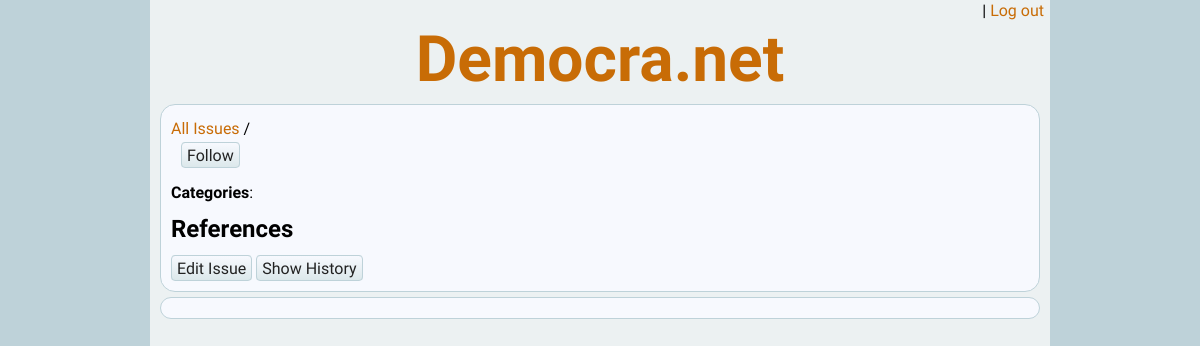
/issue.php?iid=15 (signed in), run on an earlier commit of the app's database.
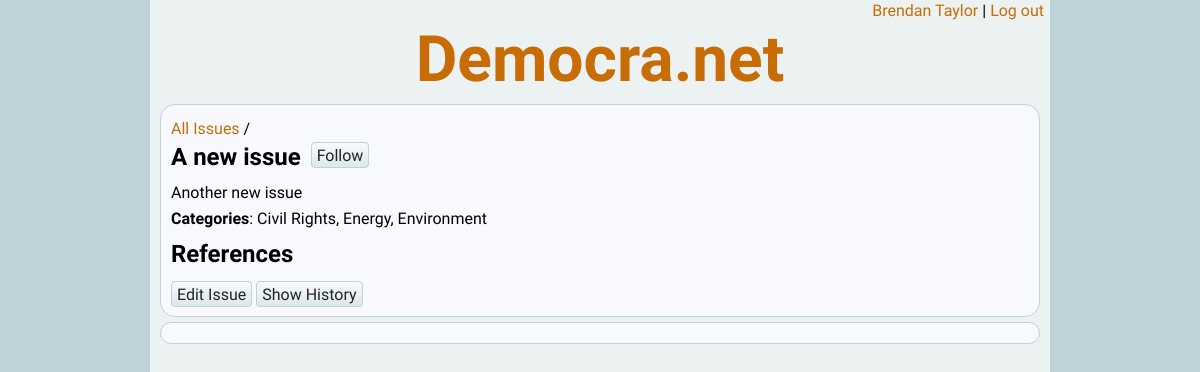
And on a later commit of the database.
### tables this page shows
CREATE TABLE `citizens` (
  `citizen_id` int(11) NOT NULL AUTO_INCREMENT,
  `password` varchar(100) NOT NULL,
  `email` varchar(100) NOT NULL,
  `name` varchar(100) DEFAULT NULL,
  `birth_year` int(11) DEFAULT NULL,
  `gender` int(11) DEFAULT NULL,
  `country` int(11) DEFAULT NULL,
  `postal_code` varchar(25) DEFAULT NULL,
  PRIMARY KEY (`citizen_id`)
);

CREATE TABLE `issues` (
  `issue_id` int(11) NOT NULL,
  `version` int(11) NOT NULL,
  `name` varchar(100) NOT NULL,
  `description` varchar(3000) NOT NULL,
  `citizen_id` int(11) DEFAULT NULL,
  `ts` datetime DEFAULT NULL,
  PRIMARY KEY (`issue_id`,`version`)
);

### inc/util.democranet.php (called while the page is built, shortened)
<?php
function check_field($field_name, $arr, $is_required = false) {
	if (isset($arr[$field_name]) && strlen($arr[$field_name]) > 0) {
		return true;
	} else {
		return false;
	}
}
function is_following($type, $type_id)
{
	global $citizen, $db;
	$ret = false;
	$sql = "SELECT COUNT(*) count FROM follows WHERE type = '{$type}' AND type_id = '{$type_id}' AND citizen_id = '{$citizen->citizen_id}'";
	$db->execute_query($sql);
	$line = $db->fetch_line();
	$count = $line['count'];
	return $ret;
}
?>

### inc/class.citizen.php (called while the page is built, shortened)
<?php
require_once ("class.database.php");
require_once ("util.democranet.php");
class citizen
{
	public $citizen_id = null;
	public function check_session()
	{
		if (isset($_SESSION['citizen_id']))
		{
			$this->citizen_id = $_SESSION['citizen_id'];
		}
	}
	public function load_db($db)
	{
		$this->db = $db;
		$sql = "SELECT * FROM citizens WHERE citizen_id = '{$this->citizen_id}'";
		$this->db->execute_query($sql);
		$line = $this->db->fetch_line();
		$this->name = $line['name'];
	}
}
?>

### inc/class.database.php (called while the page is built, shortened)
<?php
class database {
	public $conn = null;
	public $result = null;
	public function open_connection()
	{
		$this->conn = new mysqli(self::DB_HOST, self::DB_UNAME, self::DB_PWD, self::DB_NAME)
			or die("Connect Error (" . $this->conn->connect_errno . ") " . $this->conn->connect_error);
	}
	public function execute_query($sql)
	{
		$this->result = $this->conn->query($sql)
			or die("Could not execute the query: {$this->conn->error}<br />sql = {$sql}");
	}
	public function fetch_line($result = null)
	{
		if ($result)
		{
			$line = $result->fetch_assoc();
		}
		else
		{
			$line = $this->result->fetch_assoc();
		}
		return $line;
	}
}
?>

### issue.php (the view, shortened to what this page needs)
<?php
require_once ("inc/class.database.php");
require_once ("inc/util.democranet.php");
require_once ("inc/class.issue.php");
require_once ("inc/class.citizen.php");
$db = new database();
$db->open_connection();
$citizen = new citizen();
$citizen->check_session();
if ($citizen->in_session)
{
	$citizen->load_db($db);
}
else
{
	header("Location:login.php");
}
$mode = "";
if (check_field("m", $_REQUEST))
{
	$mode = $_REQUEST['m'];
}
elseif (check_field("iid", $_REQUEST))
{
	$mode = "r";
}
else
{
	$mode = "n";
}
$issue = new issue($db);
if ($mode == "r" || $mode == "e" || $mode == "d")
{
	$issue->load(LOAD_DB);
}
elseif ($mode == "u" || $mode == "i")
{
	$issue->load(LOAD_POST);
}
else
{
	$issue->load(LOAD_NEW);
}
echo DOC_TYPE;
?>
<html>
<head>
	<link rel="stylesheet" type="text/css" href="style/democranet.css" />
	<link rel="stylesheet" type="text/css" href="style/jquery-ui.css">
</head>
<body>
<div id="container">
<?php include ("inc/header.login.php"); ?>
	<div class="content">
<?php if ($mode == "e" || $mode == "n") { ?>
<table class="form">
	<form id="fo_edit_issue" method="post" action="<?php echo $submit_action; ?>">
	<tr>
		<th>Title:<input name="issue_id" id="type_id" type="hidden" value="<?php echo $issue->id; ?>" /></th>
		<td><input name="name" size="50" value="<?php echo $issue->name; ?>" /></td>
	</tr>
	<tr>
		<th>
			Description:<br>
			<a class="btn" id="bu_desc_help" href="JAVASCRIPT:$('#bu_desc_help').click()">?</a>
		</th>
		<td>
			<textarea name="description" id="ta_description" data-maxChars="<?php echo ISS_DESC_MAXLEN; ?>"><?php echo $issue->description; ?></textarea>
			<span class="counter">Character count: <span id="sp_char_num"></span> / <?php echo ISS_DESC_MAXLEN; ?> maximum</span>
			<div id="desc_help" title="Description Help">
				<p>The length of the Description field is deliberately limited to 3000 characters in
				 	order to keep the issue description brief. References are used to provide
				 	additional detail and to improve the credibility of the statements.
				</p>
			</div>
		</td>
	</tr>
	<tr>
		<th>Categories:</th>
		<td>
			<select name="categories[]" id="categories" multiple="multiple" size="6">
				<?php echo get_category_options($issue->get_categories()); ?>
			</select>
		</td>
	</tr>
	<tr>
		<td></td>
		<td>
			<a id="bu_submit" class="btn" href="#">Save Issue</a>&nbsp;
			<a id="bu_cancel" class="btn" href="#">Cancel Edit</a>
		</td>
	</tr>
	</form>
</table>
<?php if ($mode != "n") { ?>
<table class="form" style="margin-top: 10px">
	<tr>
		<th>References:<br><a id="bu_ref_help" class="btn" href="#">?</a></th>
		<td>
<?php include ("inc/div.refbuilder.php"); ?>
		</td>
	</tr>
</table>
<?php } ?>
<?php
}
else
{
	if (is_following("i", $issue->id))
	{
		$button_text = "Unfollow";
	}
	else
	{
		$button_text = "Follow";
	}
?>
			<p class="with_btn">
				<a href="issbrws.php">All Issues</a> / <br>
				<span class="title"><?php echo $issue->name; ?></span><a class="btn" href="#" id="bu_follow"><?php echo $button_text; ?></a>
			</p>
			<div id="description"><?php echo $issue->display_description(); ?></div>
			<p><strong>Categories</strong>: <?php echo display_categories($issue->get_categories(), 1); ?></p>
			<p class="title">References</p>
			<a class="btn" href="issue.php?m=e&iid=<?php echo $issue->id; ?>">Edit Issue</a>
			<a class="btn" href="isshist.php?iid=<?php echo $issue->id; ?>">Show History</a>
		</div>
		<div class="content">
<?php } ?>
		</div>
	</div>
</body>
</html>
<?php
function display_categories($selected_categories) {
	$result = "";
	foreach($selected_categories as $category_id => $category_name) {
		$result .= "{$category_name}, ";
	}
	return substr($result, 0, -2);
}
?>

### inc/header.login.php
<div id="login">
	<p><a href="citizen.php"><?php echo $citizen->name; ?></a>&nbsp;|&nbsp;<a href="login.php?m=lo">Log out</a></p>
</div>
<div id="header">
	<h1><a href="index.php">Democra.net</a></h1>
</div>

### inc/class.issue.php (shortened to what this page needs)
<?php
require_once ("class.database.php");
require_once ("util.democranet.php");
class issue
{
	private $db = null;
	public $id = null;
	public $description = null;
	public function __construct($db)
	{
		$this->db = $db;
	}
	public function load($source, $version = null)
	{
		switch ($source)
		{
			case LOAD_DB:
				$this->id = $_REQUEST['iid'];
				if (isset($version)) {
					$subsql = "{$version}";
				} else {
					$subsql = "(SELECT MAX(version) FROM issues WHERE issue_id = i.issue_id)";
				}
				$sql = "SELECT * FROM issues i WHERE i.issue_id = '{$this->id}' AND i.version = {$subsql}";
				$this->db->execute_query($sql);
				$line = $this->db->fetch_line();
				$this->name = $line['name'];
				$this->description = $line['description'];
				$sql = "SELECT * FROM issue_category WHERE issue_id = '{$this->id}'";
				$this->db->execute_query($sql);
				break;
		}
	}
	public function display_description()
	{
		return str_replace("\r\n", "<br>", $this->description);
	}
	public function get_categories()
	{
		$sql = "SELECT ic.*, c.name category_name
			FROM issue_category ic
			LEFT JOIN categories c on ic.category_id = c.category_id
			WHERE ic.issue_id = '{$this->id}'
			ORDER BY c.name ASC";
		$this->db->execute_query($sql);
		$arr = array();
		while($line = $this->db->fetch_line()) {
			$arr[$line['category_id']] = $line['category_name'];
		}
		return $arr;
	}
}
?>

### style/democranet.css (style rules this page uses)
body { font-family: 'Quattrocento Sans', helvetica, arial, sans-serif; font-size: 100%; line-height: 1.4; background-color: #BED2D9; margin: 0; }
h1, h2, h3, h4, h5 { font-family: 'Dosis', sans-serif; font-weight: 600; line-height: 1.2; margin-bottom: .5em; }
p { font-family: 'Quattrocento Sans', helvetica, arial, sans-serif; font-size: 1em; font-weight: 400; margin-top: .2em; margin-bottom: .5em; }
.title { font-size: 1.5em; margin: 0 0 .5em 0; font-weight: 700; }
.btn { border-style: solid; border-color: #BED2D9; border-radius: 4px; border-width: 1px; padding: 3px 5px 2px; background-image: linear-gradient(#F7F9FE, #DCE8EB); cursor: pointer; }
a.btn:link { text-decoration: none; color: #222; -webkit-transition: all 0s linear; -moz-transition: all 0s linear; -ms-transition: all 0s linear; -o-transition: all 0s linear; transition: all 0s linear; }
a:link { text-decoration: none; color: #C86C06; -webkit-transition: all .1s linear; -moz-transition: all .1s linear; -ms-transition: all .1s linear; -o-transition: all .1s linear; transition: all .1s linear; }
#header { text-align: center; padding: 0; }
#header h1 { margin-top:0; margin-bottom: 0; font-size: 4em; }
#container { margin: 0 auto; width: 900px; background-color: #ECF1F2; min-height: 780px; padding-bottom: 5px; }
#login { text-align: right; padding-right: 6px; }
#login p { margin: 0; }
.content { margin: 5px 10px; padding: 10px; background-color: #F7F9FE; border-radius: 15px; border: 1px solid #BED2D9; }
.with_btn .btn { position: relative; top: -4px; left: 10px; }

What changed in the data, as far as the page shows it:
now on this page (row edited): citizens: name "Brendan Taylor"
added issues: name "A new issue", description "Another new issue"
Also different on the page:
display_categories($issue->get_categories(), 1): (not shown) → "Civil Rights, Energy, Environment"
